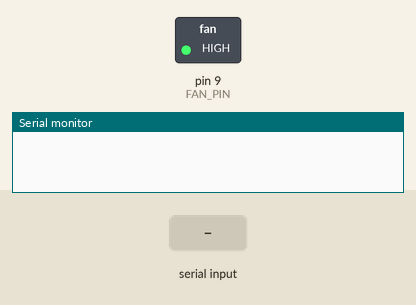
A sketch run on a simulated Arduino Uno, built with avr-gcc and run on an emulated ATmega328P. Parts: switched loads named in the sketch (green lamp = pin HIGH), the last lines printed to the serial monitor. The inputs (shaded band) are chosen by the test bench.

Above: at 1.2 s.
1.3 s: "0\n" received over Serial
At 1.6 s:
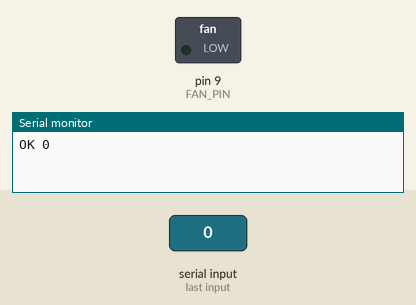
2.8 s: "90\n" received over Serial
At 4.0 s:
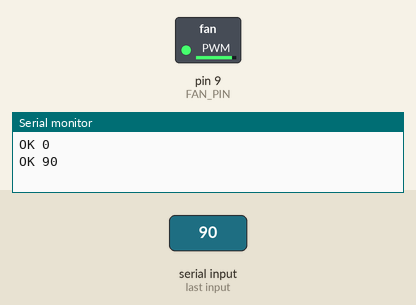
Timing chart, 0 to 5.8 s (numbered marks = the images above; inputs shaded):
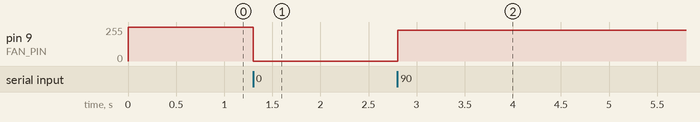

Measured:
- after the input at 1.3 s, pin 9 (FAN_PIN): 255/255 → 0/255 at once
- after the input at 2.8 s, pin 9 (FAN_PIN): 0/255 → 229/255 at once

The sketch:

diskfan_controller.ino
```cpp
/*
 * diskfan_controller
 *
 * Drives 2x Noctua 5V PWM fans (wired via a Y-splitter) from PWM pin 9
 * of an Arduino Uno. Fan speed is set over USB serial as a plaintext
 * integer percentage (0-100) followed by a newline, sent by
 * diskfanspeedd running on the host.
 *
 * Protocol (host -> Arduino), one command per line, newline terminated:
 *   "<0-100>"  set fan duty cycle to this percent, replies "OK <pct>"
 *   "?"        query current duty cycle, replies "PWM <pct>"
 *
 * Fail-safe: Noctua fans need real cooling behind them. If no valid
 * command is received for FAILSAFE_TIMEOUT_MS, the controller assumes
 * the host/daemon has died or the USB link dropped and forces the fans
 * to FAILSAFE_PWM (full speed) until a new command arrives. The same
 * default applies at boot, before the daemon has connected.
 */

#include <Arduino.h>

const uint8_t FAN_PIN = 9;              // OC1A on Uno
const unsigned long FAILSAFE_TIMEOUT_MS = 90000UL; // > 2x expected 30s poll interval
const uint8_t FAILSAFE_PWM = 100;

unsigned long lastCommandMillis = 0;
uint8_t currentPwmPercent = FAILSAFE_PWM;
String lineBuf;

// 25kHz fast PWM on Timer1 (pin 9 = OC1A), matching the Noctua PWM spec.
// 16MHz / (prescaler=1 * (ICR1+1)) = 25kHz  =>  ICR1 = 639
void setupPwm25kHz() {
  pinMode(FAN_PIN, OUTPUT);

  TCCR1A = 0;
  TCCR1B = 0;
  TCNT1 = 0;

  ICR1 = 639; // TOP, defines 25kHz period

  // Fast PWM, TOP = ICR1 (mode 14), non-inverting output on OC1A
  TCCR1A = _BV(COM1A1) | _BV(WGM11);
  TCCR1B = _BV(WGM13) | _BV(WGM12) | _BV(CS10); // prescaler = 1

  OCR1A = 0;
}

void setDutyPercent(uint8_t pct) {
  if (pct > 100) pct = 100;
  currentPwmPercent = pct;
  OCR1A = (uint32_t)ICR1 * pct / 100;
}

void setup() {
  Serial.begin(9600);
  setupPwm25kHz();
  setDutyPercent(FAILSAFE_PWM); // safe default until host takes over
  lineBuf.reserve(16);
}

void handleLine(const String &line) {
  String cmd = line;
  cmd.trim();
  if (cmd.length() == 0) return;

  if (cmd == "?") {
    Serial.print("PWM ");
    Serial.println(currentPwmPercent);
    return;
  }

  bool numeric = true;
  for (unsigned int i = 0; i < cmd.length(); i++) {
    if (!isDigit(cmd[i])) { numeric = false; break; }
  }
  if (!numeric) {
    Serial.println("ERR bad command");
    return;
  }

  long pct = cmd.toInt();
  if (pct < 0 || pct > 100) {
    Serial.println("ERR out of range");
    return;
  }

  setDutyPercent((uint8_t)pct);
  lastCommandMillis = millis();

  Serial.print("OK ");
  Serial.println(currentPwmPercent);
}

void loop() {
  while (Serial.available() > 0) {
    char c = (char)Serial.read();
    if (c == '\n') {
      handleLine(lineBuf);
      lineBuf = "";
    } else if (c != '\r') {
      lineBuf += c;
    }
  }

  if (millis() - lastCommandMillis > FAILSAFE_TIMEOUT_MS) {
    if (currentPwmPercent != FAILSAFE_PWM) {
      setDutyPercent(FAILSAFE_PWM);
    }
  }
}
```
